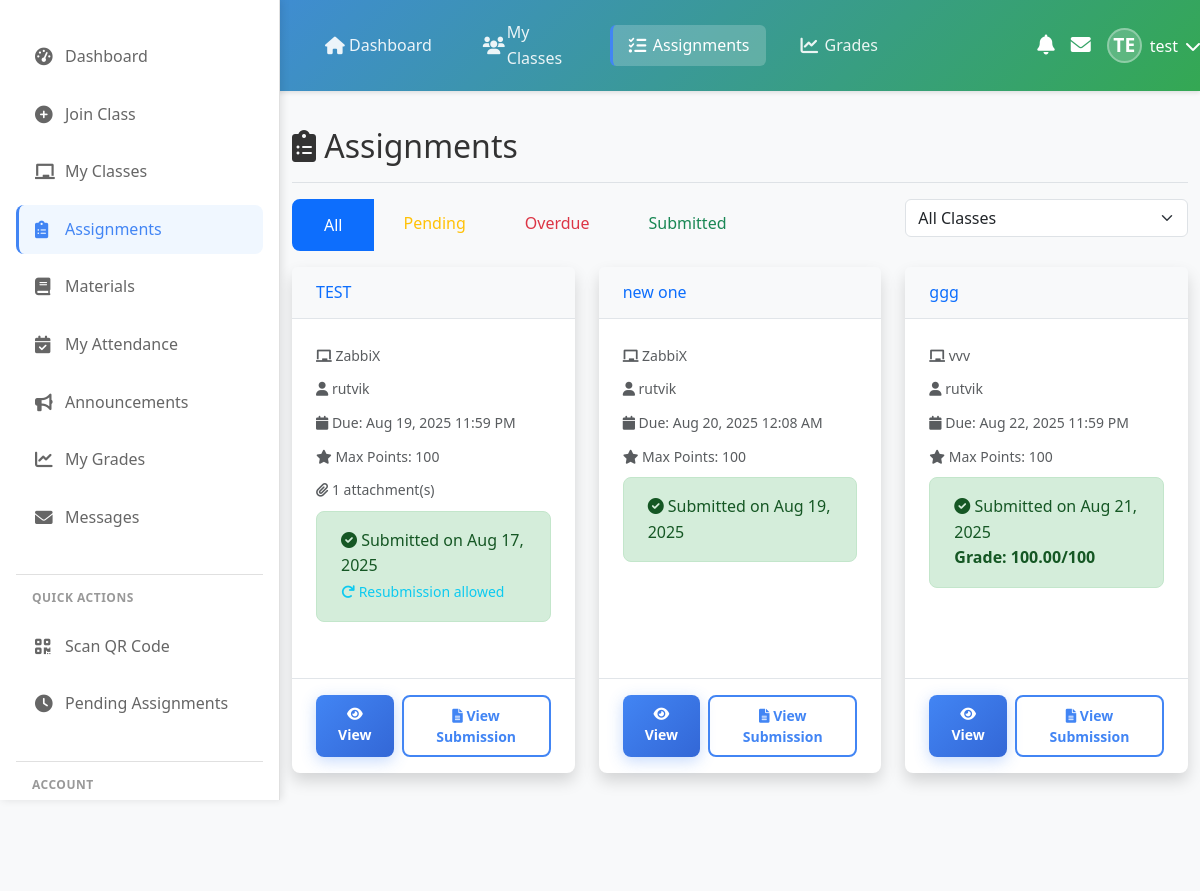
The app's page /student/assignments.php (signed in) with its own data.
### tables this page shows
CREATE TABLE `assignments` (
  `id` int(11) NOT NULL,
  `class_id` int(11) NOT NULL,
  `teacher_id` int(11) NOT NULL,
  `title` varchar(255) NOT NULL,
  `description` text DEFAULT NULL,
  `due_date` datetime NOT NULL,
  `is_graded` tinyint(1) NOT NULL DEFAULT 0,
  `max_points` int(11) DEFAULT NULL,
  `allow_late` tinyint(1) NOT NULL DEFAULT 0,
  `allow_resubmission` tinyint(1) NOT NULL DEFAULT 0,
  `require_late_approval` tinyint(1) NOT NULL DEFAULT 1,
  `status` enum('active','archived') NOT NULL DEFAULT 'active',
  `created_at` timestamp NOT NULL DEFAULT current_timestamp(),
  `updated_at` timestamp NOT NULL DEFAULT current_timestamp() ON UPDATE current_timestamp()
);

CREATE TABLE `classes` (
  `id` int(11) NOT NULL,
  `teacher_id` int(11) NOT NULL,
  `name` varchar(255) NOT NULL,
  `section` varchar(50) NOT NULL,
  `subject` varchar(255) NOT NULL,
  `description` text DEFAULT NULL,
  `class_code` varchar(10) NOT NULL,
  `qr_code` varchar(255) DEFAULT NULL,
  `status` enum('active','archived') NOT NULL DEFAULT 'active',
  `created_at` timestamp NOT NULL DEFAULT current_timestamp(),
  `updated_at` timestamp NOT NULL DEFAULT current_timestamp() ON UPDATE current_timestamp()
);

CREATE TABLE `users` (
  `id` int(11) NOT NULL,
  `name` varchar(255) NOT NULL,
  `email` varchar(255) NOT NULL,
  `password` varchar(255) NOT NULL,
  `role` enum('admin','teacher','student') NOT NULL,
  `status` enum('active','pending','blocked') NOT NULL DEFAULT 'active',
  `phone` varchar(20) DEFAULT NULL,
  `profile_image` varchar(255) DEFAULT NULL,
  `created_at` timestamp NOT NULL DEFAULT current_timestamp(),
  `updated_at` timestamp NOT NULL DEFAULT current_timestamp() ON UPDATE current_timestamp()
);

CREATE TABLE `submissions` (
  `id` int(11) NOT NULL,
  `assignment_id` int(11) NOT NULL,
  `student_id` int(11) NOT NULL,
  `submitted_at` timestamp NOT NULL DEFAULT current_timestamp(),
  `is_late` tinyint(1) NOT NULL DEFAULT 0,
  `grade` decimal(5,2) DEFAULT NULL,
  `feedback` text DEFAULT NULL,
  `status` enum('submitted','graded','late') NOT NULL DEFAULT 'submitted',
  `allow_resubmission` tinyint(1) NOT NULL DEFAULT 0,
  `updated_at` timestamp NOT NULL DEFAULT current_timestamp() ON UPDATE current_timestamp()
);

### includes/functions.php (called while the page is built, shortened)
<?php
function formatDate($date) {
    return date('M j, Y', strtotime($date));
}
function formatDateTime($datetime) {
    return date('M j, Y g:i A', strtotime($datetime));
}
?>

### student/assignments.php (the view, shortened to what this page needs)
<?php
require_once '../config/database.php';
require_once '../includes/functions.php';
$user_id = $_SESSION['user_id'];
$filter = $_GET['filter'] ?? 'all';
$class_id = $_GET['class_id'] ?? null;
$where_conditions = ["ce.student_id = ?"];
$params = [$user_id];
$where_clause = implode(" AND ", $where_conditions);
$stmt = $pdo->prepare("
    SELECT ass.*, c.name as class_name, c.class_code, u.name as teacher_name,
           sub.id as submission_id, sub.submitted_at, sub.grade, sub.status as submission_status,
           (SELECT COUNT(*) FROM assignment_files WHERE assignment_id = ass.id) as attachment_count
    FROM assignments ass
    JOIN classes c ON ass.class_id = c.id
    JOIN class_enrollments ce ON c.id = ce.class_id
    JOIN users u ON c.teacher_id = u.id
    LEFT JOIN submissions sub ON ass.id = sub.assignment_id AND sub.student_id = ce.student_id
    WHERE $where_clause
    ORDER BY ass.due_date ASC
");
$stmt->execute($params);
$assignments = $stmt->fetchAll();
include '../includes/header.php';
?>
<div class="container-fluid">
    <div class="row">
        <?php include '../includes/sidebar.php'; ?>
        <main class="col-md-9 ms-sm-auto col-lg-10 px-md-4">
            <div class="d-flex justify-content-between flex-wrap flex-md-nowrap align-items-center pt-3 pb-2 mb-3 border-bottom">
                <h1 class="h2"><i class="fas fa-clipboard-list"></i> Assignments</h1>
            </div>
            <div class="row mb-3">
                <div class="col-md-8">
                    <div class="btn-group" role="group">
                        <a href="?filter=all<?= $class_id ? '&class_id=' . $class_id : '' ?>"
                           class="btn btn-outline-primary <?= $filter === 'all' ? 'active' : '' ?>">
                            All
                        </a>
                        <a href="?filter=pending<?= $class_id ? '&class_id=' . $class_id : '' ?>"
                           class="btn btn-outline-warning <?= $filter === 'pending' ? 'active' : '' ?>">
                            Pending
                        </a>
                        <a href="?filter=overdue<?= $class_id ? '&class_id=' . $class_id : '' ?>"
                           class="btn btn-outline-danger <?= $filter === 'overdue' ? 'active' : '' ?>">
                            Overdue
                        </a>
                        <a href="?filter=submitted<?= $class_id ? '&class_id=' . $class_id : '' ?>"
                           class="btn btn-outline-success <?= $filter === 'submitted' ? 'active' : '' ?>">
                            Submitted
                        </a>
                    </div>
                </div>
                <div class="col-md-4">
                    <select class="form-select" onchange="window.location.href='?filter=<?= $filter ?>&class_id=' + this.value">
                        <option value="">All Classes</option>
                    </select>
                </div>
            </div>
            <div class="row">
                <?php if (empty($assignments)): ?>
                    <div class="col-12">
                        <div class="alert alert-info">
                            <i class="fas fa-info-circle"></i> No assignments found matching your criteria.
                        </div>
                    </div>
                <?php else: ?>
                    <?php foreach ($assignments as $assignment): ?>
                        <div class="col-md-6 col-lg-4 mb-4">
                            <div class="card shadow h-100">
                                <div class="card-header py-3">
                                    <h6 class="m-0 font-weight-bold text-primary">
                                        <?= htmlspecialchars($assignment['title']) ?>
                                    </h6>
                                </div>
                                <div class="card-body">
                                    <div class="mb-2">
                                        <small class="text-muted">
                                            <i class="fas fa-chalkboard"></i> <?= htmlspecialchars($assignment['class_name']) ?>
                                        </small>
                                    </div>
                                    <div class="mb-2">
                                        <small class="text-muted">
                                            <i class="fas fa-user"></i> <?= htmlspecialchars($assignment['teacher_name']) ?>
                                        </small>
                                    </div>
                                    <div class="mb-2">
                                        <small class="text-muted">
                                            <i class="fas fa-calendar"></i> Due: <?= formatDateTime($assignment['due_date']) ?>
                                        </small>
                                    </div>
                                    <div class="mb-2">
                                        <small class="text-muted">
                                            <i class="fas fa-star"></i> Max Points: <?= $assignment['max_points'] ?>
                                        </small>
                                    </div>
                                    <?php if ($assignment['attachment_count'] > 0): ?>
                                        <div class="mb-2">
                                            <small class="text-muted">
                                                <i class="fas fa-paperclip"></i> <?= $assignment['attachment_count'] ?> attachment(s)
                                            </small>
                                        </div>
                                    <?php endif; ?>
                                    <?php if ($assignment['submission_id']): ?>
                                        <div class="alert alert-success mb-2">
                                            <i class="fas fa-check-circle"></i>
                                            Submitted on <?= formatDate($assignment['submitted_at']) ?>
                                            <?php if ($assignment['grade'] !== null): ?>
                                                <br><strong>Grade: <?= $assignment['grade'] ?>/<?= $assignment['max_points'] ?></strong>
                                            <?php endif; ?>
                                            <?php if ($assignment['allow_resubmission']): ?>
                                                <br><small class="text-info"><i class="fas fa-redo"></i> Resubmission allowed</small>
                                            <?php endif; ?>
                                        </div>
                                    <?php elseif (strtotime($assignment['due_date']) < time()): ?>
                                        <div class="alert alert-danger mb-2">
                                            <i class="fas fa-exclamation-triangle"></i> Overdue
                                        </div>
                                    <?php else: ?>
                                        <div class="alert alert-warning mb-2">
                                            <i class="fas fa-clock"></i> Pending
                                        </div>
                                    <?php endif; ?>
                                </div>
                                <div class="card-footer bg-transparent">
                                    <div class="d-flex gap-2">
                                        <a href="assignment_details.php?id=<?= $assignment['id'] ?>" class="btn btn-primary btn-sm flex-fill">
                                            <i class="fas fa-eye"></i> View
                                        </a>
                                        <?php if ($assignment['submission_id']): ?>
                                            <a href="assignment_details.php?id=<?= $assignment['id'] ?>&view=submission" class="btn btn-outline-primary btn-sm flex-fill">
                                                <i class="fas fa-file-alt"></i> View Submission
                                            </a>
                                        <?php endif; ?>
                                    </div>
                                </div>
                            </div>
                        </div>
                    <?php endforeach; ?>
                <?php endif; ?>
            </div>
        </main>
    </div>
</div>
<?php include '../includes/footer.php'; ?>

### records on screen
assignments: title "TEST", class.name "ZabbiX", teacher.name "rutvik", due_date "Aug 19, 2025 11:59 PM", max_points "100", attachment_count "1", submissions.submitted_at "Aug 17, 2025", allow_resubmission 1 (drawn)
assignments: title "new one", class.name "ZabbiX", teacher.name "rutvik", due_date "Aug 20, 2025 12:08 AM", max_points "100", submissions.submitted_at "Aug 19, 2025"
assignments: title "ggg", class.name "vvv", teacher.name "rutvik", due_date "Aug 22, 2025 11:59 PM", max_points "100", submissions.submitted_at "Aug 21, 2025", submissions.grade "100.00"

### other values on screen
substr($user_name, 0, 2) "TE"
$user_name "test"
